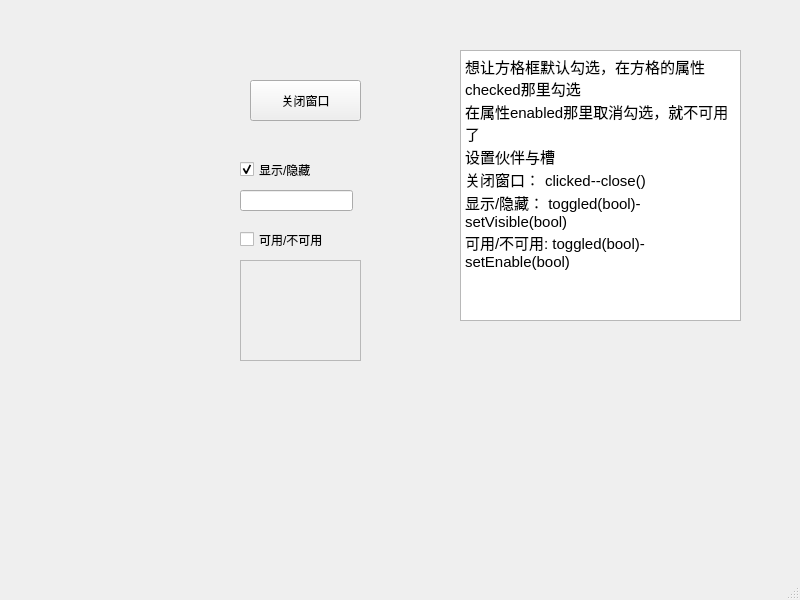
<?xml version="1.0" encoding="UTF-8"?>
<ui version="4.0">
 <class>MainWindow</class>
 <widget class="QMainWindow" name="MainWindow">
  <property name="geometry">
   <rect>
    <x>0</x>
    <y>0</y>
    <width>800</width>
    <height>600</height>
   </rect>
  </property>
  <property name="windowTitle">
   <string>MainWindow</string>
  </property>
  <widget class="QWidget" name="centralwidget">
   <widget class="QPushButton" name="pushButton">
    <property name="geometry">
     <rect>
      <x>250</x>
      <y>80</y>
      <width>111</width>
      <height>41</height>
     </rect>
    </property>
    <property name="text">
     <string>关闭窗口</string>
    </property>
   </widget>
   <widget class="QCheckBox" name="checkBox">
    <property name="geometry">
     <rect>
      <x>240</x>
      <y>160</y>
      <width>91</width>
      <height>19</height>
     </rect>
    </property>
    <property name="text">
     <string>显示/隐藏</string>
    </property>
    <property name="checked">
     <bool>true</bool>
    </property>
   </widget>
   <widget class="QCheckBox" name="checkBox_2">
    <property name="geometry">
     <rect>
      <x>240</x>
      <y>230</y>
      <width>111</width>
      <height>19</height>
     </rect>
    </property>
    <property name="text">
     <string>可用/不可用</string>
    </property>
   </widget>
   <widget class="QTextEdit" name="textEdit">
    <property name="geometry">
     <rect>
      <x>460</x>
      <y>50</y>
      <width>281</width>
      <height>271</height>
     </rect>
    </property>
    <property name="html">
     <string>&lt;!DOCTYPE HTML PUBLIC &quot;-//W3C//DTD HTML 4.0//EN&quot; &quot;http://www.w3.org/TR/REC-html40/strict.dtd&quot;&gt;
&lt;html&gt;&lt;head&gt;&lt;meta name=&quot;qrichtext&quot; content=&quot;1&quot; /&gt;&lt;style type=&quot;text/css&quot;&gt;
p, li { white-space: pre-wrap; }
&lt;/style&gt;&lt;/head&gt;&lt;body style=&quot; font-family:'SimSun'; font-size:9pt; font-weight:400; font-style:normal;&quot;&gt;
&lt;p style=&quot; margin-top:0px; margin-bottom:0px; margin-left:0px; margin-right:0px; -qt-block-indent:0; text-indent:0px;&quot;&gt;&lt;span style=&quot; font-size:11pt;&quot;&gt;想让方格框默认勾选，在方格的属性checked那里勾选&lt;/span&gt;&lt;/p&gt;
&lt;p style=&quot; margin-top:0px; margin-bottom:0px; margin-left:0px; margin-right:0px; -qt-block-indent:0; text-indent:0px;&quot;&gt;&lt;span style=&quot; font-size:11pt;&quot;&gt;在属性enabled那里取消勾选，就不可用了&lt;/span&gt;&lt;/p&gt;
&lt;p style=&quot; margin-top:0px; margin-bottom:0px; margin-left:0px; margin-right:0px; -qt-block-indent:0; text-indent:0px;&quot;&gt;&lt;span style=&quot; font-size:11pt;&quot;&gt;设置伙伴与槽&lt;/span&gt;&lt;/p&gt;
&lt;p style=&quot; margin-top:0px; margin-bottom:0px; margin-left:0px; margin-right:0px; -qt-block-indent:0; text-indent:0px;&quot;&gt;&lt;span style=&quot; font-size:11pt;&quot;&gt;关闭窗口：	clicked--close()&lt;/span&gt;&lt;/p&gt;
&lt;p style=&quot; margin-top:0px; margin-bottom:0px; margin-left:0px; margin-right:0px; -qt-block-indent:0; text-indent:0px;&quot;&gt;&lt;span style=&quot; font-size:11pt;&quot;&gt;显示/隐藏： toggled(bool)-setVisible(bool)&lt;/span&gt;&lt;/p&gt;
&lt;p style=&quot; margin-top:0px; margin-bottom:0px; margin-left:0px; margin-right:0px; -qt-block-indent:0; text-indent:0px;&quot;&gt;&lt;span style=&quot; font-size:11pt;&quot;&gt;可用/不可用: toggled(bool)-setEnable(bool)&lt;/span&gt;&lt;/p&gt;
&lt;p style=&quot;-qt-paragraph-type:empty; margin-top:0px; margin-bottom:0px; margin-left:0px; margin-right:0px; -qt-block-indent:0; text-indent:0px; font-size:11pt;&quot;&gt;&lt;br /&gt;&lt;/p&gt;&lt;/body&gt;&lt;/html&gt;</string>
    </property>
   </widget>
   <widget class="QLineEdit" name="lineEdit">
    <property name="geometry">
     <rect>
      <x>240</x>
      <y>190</y>
      <width>113</width>
      <height>21</height>
     </rect>
    </property>
   </widget>
   <widget class="QTextEdit" name="textEdit_2">
    <property name="enabled">
     <bool>false</bool>
    </property>
    <property name="geometry">
     <rect>
      <x>240</x>
      <y>260</y>
      <width>121</width>
      <height>101</height>
     </rect>
    </property>
   </widget>
  </widget>
  <widget class="QMenuBar" name="menubar">
   <property name="geometry">
    <rect>
     <x>0</x>
     <y>0</y>
     <width>800</width>
     <height>26</height>
    </rect>
   </property>
  </widget>
  <widget class="QStatusBar" name="statusbar"/>
 </widget>
 <resources/>
 <connections>
  <connection>
   <sender>pushButton</sender>
   <signal>clicked()</signal>
   <receiver>MainWindow</receiver>
   <slot>close()</slot>
   <hints>
    <hint type="sourcelabel">
     <x>319</x>
     <y>126</y>
    </hint>
    <hint type="destinationlabel">
     <x>408</x>
     <y>197</y>
    </hint>
   </hints>
  </connection>
  <connection>
   <sender>checkBox</sender>
   <signal>toggled(bool)</signal>
   <receiver>lineEdit</receiver>
   <slot>setVisible(bool)</slot>
   <hints>
    <hint type="sourcelabel">
     <x>284</x>
     <y>197</y>
    </hint>
    <hint type="destinationlabel">
     <x>310</x>
     <y>220</y>
    </hint>
   </hints>
  </connection>
  <connection>
   <sender>checkBox_2</sender>
   <signal>toggled(bool)</signal>
   <receiver>textEdit_2</receiver>
   <slot>setEnabled(bool)</slot>
   <hints>
    <hint type="sourcelabel">
     <x>274</x>
     <y>260</y>
    </hint>
    <hint type="destinationlabel">
     <x>293</x>
     <y>293</y>
    </hint>
   </hints>
  </connection>
 </connections>
</ui>
